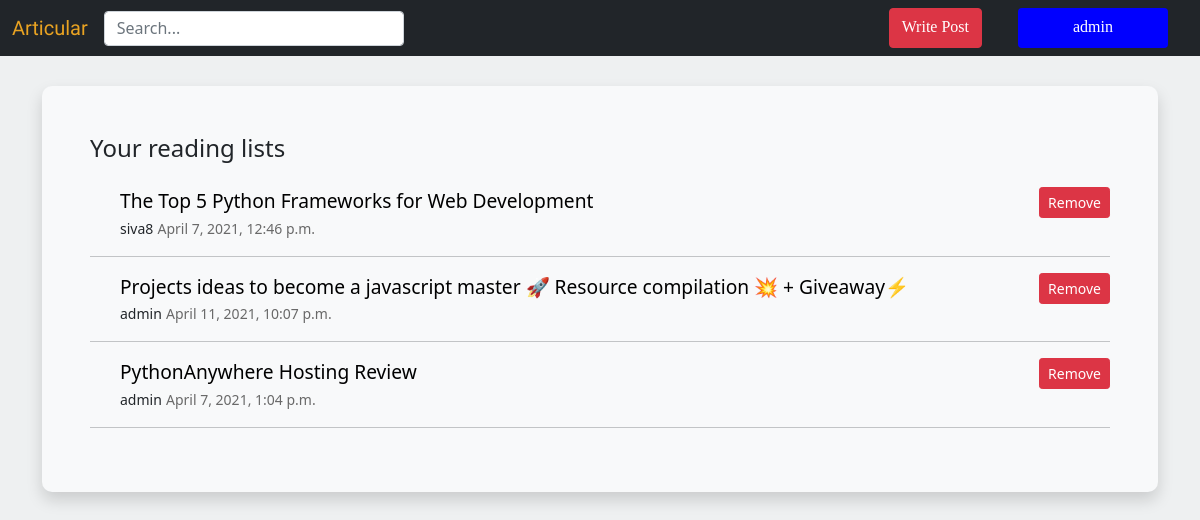
Before: /reading_list/ (signed in) with the older database file.
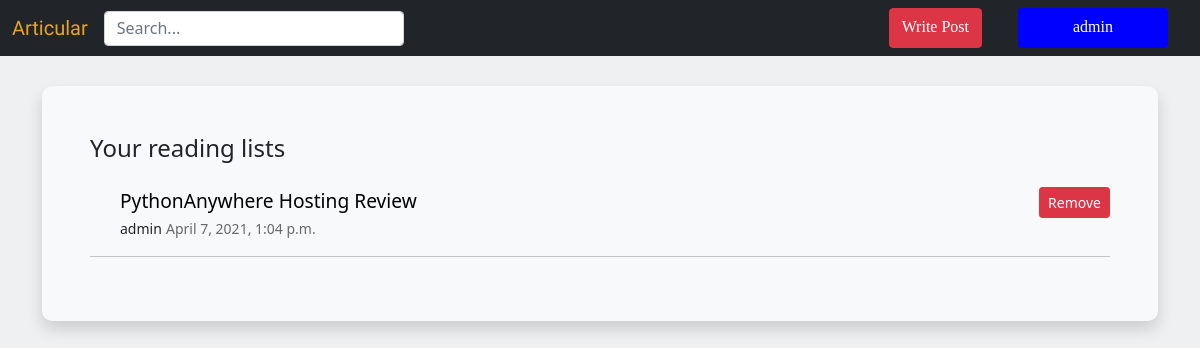
After: the same page with the newer database file.
### apps/main/models.py (models this page shows, shortened)
class Reading_list(models.Model):
    user = models.ForeignKey(User,related_name='users',on_delete=models.CASCADE,null=True)
    posts = models.ForeignKey(Post,related_name='lists',on_delete=models.CASCADE)

class Post(models.Model):
    user = models.ForeignKey(User,related_name='user',on_delete=models.CASCADE)
    title = models.CharField(max_length=255,blank=True,null=True)
    tags = TaggableManager()
    content = models.TextField(blank=True,null=True)
    created_at = models.DateTimeField(auto_now_add=True)
    class Meta:
    	ordering = ('-created_at',)

### apps/main/views.py (the view)
# urls.py: path('reading_list/',views.reading_list,name='reading_list'),
@login_required(login_url='account_login')
def reading_list(request):
    reading_lists = Reading_list.objects.filter(user=request.user)
    print(reading_list)
    context = {
        'reading_lists':reading_lists
    }
    return render(request,'reading_list.html',context)

### apps/main/templates/reading_list.html
{% extends 'base.html' %}
{% load static %}
{% block content %}
<div class="container" id="box" style="margin-top: 30px;margin-bottom: 30px;">
    <article class="bg-light shadow text-wrap p-5" id="reading_list">
        <h4 class="mb-4">Your reading lists</h4>
    {% for reading_list in reading_lists %}
        <div style="margin-left: 30px;">
            <div>
                <a href="{% url 'blog_detail' pk=reading_list.posts.id %}" class="post_title">
                {{reading_list.posts.title}}</a>
                <a class="btn btn-danger btn-sm" href="{% url 'delete_reading_list' pk=reading_list.posts.id %} "
                style="float: right;">Remove</a>
            </div>
            <small style="font-weight: 500">{{reading_list.posts.user}}</small>
            <small style="color: dimgrey;">{{reading_list.posts.created_at}}</small>
        </div>
        <hr>
    {% endfor %}
    </article>
</div>
{% endblock %}

Changed rows visible on the page:
removed Reading_list: posts "The Top 5 Python Frameworks for Web Development", posts.user "siva8", posts.created_at "April 7, 2021, 12:46 p.m."
removed Reading_list: posts "Projects ideas to become a javascript master 🚀 Resource compilation 💥 + Giveaway⚡", posts.user "admin", posts.created_at "April 11, 2021, 10:07 p.m."
